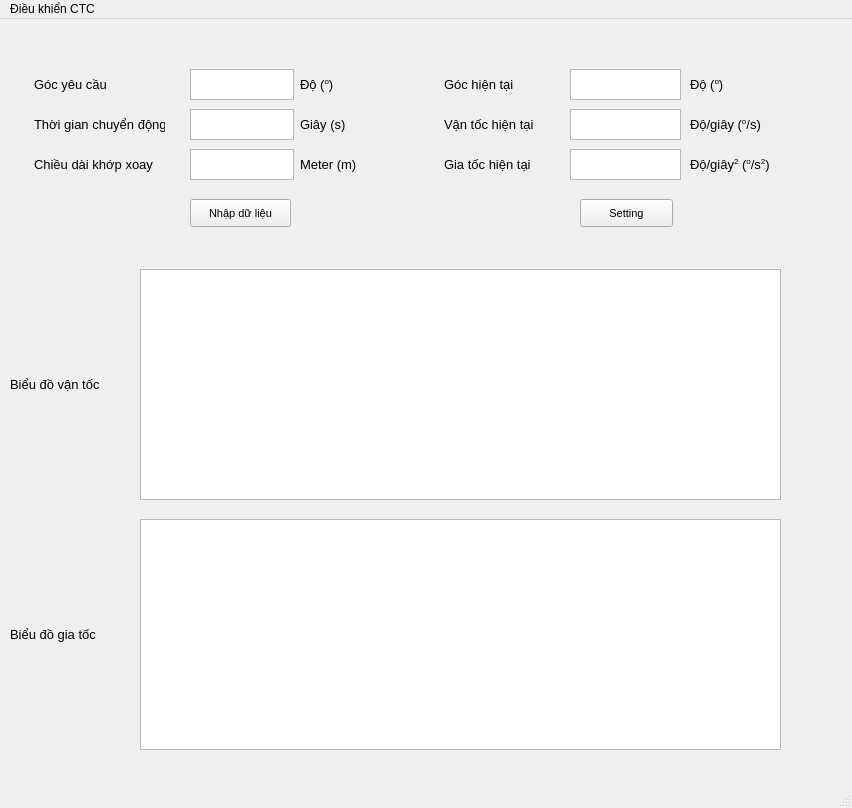
<?xml version="1.0" encoding="UTF-8"?>
<ui version="4.0">
 <class>Control</class>
 <widget class="QMainWindow" name="Control">
  <property name="geometry">
   <rect>
    <x>0</x>
    <y>0</y>
    <width>852</width>
    <height>808</height>
   </rect>
  </property>
  <property name="windowTitle">
   <string>MainWindow</string>
  </property>
  <widget class="QWidget" name="centralwidget">
   <widget class="QPushButton" name="pushButton1">
    <property name="geometry">
     <rect>
      <x>190</x>
      <y>180</y>
      <width>101</width>
      <height>28</height>
     </rect>
    </property>
    <property name="font">
     <font>
      <pointsize>8</pointsize>
      <weight>50</weight>
      <bold>false</bold>
      <strikeout>false</strikeout>
      <stylestrategy>PreferDefault</stylestrategy>
      <kerning>true</kerning>
     </font>
    </property>
    <property name="cursor">
     <cursorShape>ArrowCursor</cursorShape>
    </property>
    <property name="mouseTracking">
     <bool>false</bool>
    </property>
    <property name="tabletTracking">
     <bool>false</bool>
    </property>
    <property name="text">
     <string>Nhập dữ liệu</string>
    </property>
   </widget>
   <widget class="QTextEdit" name="textEdit">
    <property name="geometry">
     <rect>
      <x>190</x>
      <y>50</y>
      <width>104</width>
      <height>31</height>
     </rect>
    </property>
   </widget>
   <widget class="QLabel" name="label">
    <property name="geometry">
     <rect>
      <x>34</x>
      <y>50</y>
      <width>131</width>
      <height>31</height>
     </rect>
    </property>
    <property name="font">
     <font>
      <pointsize>10</pointsize>
     </font>
    </property>
    <property name="text">
     <string>Góc yêu cầu</string>
    </property>
   </widget>
   <widget class="QTextEdit" name="textEdit_2">
    <property name="geometry">
     <rect>
      <x>190</x>
      <y>90</y>
      <width>104</width>
      <height>31</height>
     </rect>
    </property>
   </widget>
   <widget class="QLabel" name="label_2">
    <property name="geometry">
     <rect>
      <x>34</x>
      <y>90</y>
      <width>131</width>
      <height>31</height>
     </rect>
    </property>
    <property name="font">
     <font>
      <pointsize>10</pointsize>
     </font>
    </property>
    <property name="text">
     <string>Thời gian chuyển động</string>
    </property>
   </widget>
   <widget class="QLabel" name="label_3">
    <property name="geometry">
     <rect>
      <x>34</x>
      <y>130</y>
      <width>171</width>
      <height>31</height>
     </rect>
    </property>
    <property name="font">
     <font>
      <pointsize>10</pointsize>
     </font>
    </property>
    <property name="text">
     <string>Chiều dài khớp xoay</string>
    </property>
   </widget>
   <widget class="QTextEdit" name="textEdit_3">
    <property name="geometry">
     <rect>
      <x>190</x>
      <y>130</y>
      <width>104</width>
      <height>31</height>
     </rect>
    </property>
   </widget>
   <widget class="QLabel" name="label_4">
    <property name="geometry">
     <rect>
      <x>300</x>
      <y>50</y>
      <width>51</width>
      <height>31</height>
     </rect>
    </property>
    <property name="font">
     <font>
      <pointsize>10</pointsize>
     </font>
    </property>
    <property name="text">
     <string>&lt;html&gt;&lt;head/&gt;&lt;body&gt;&lt;p&gt;Độ (&lt;span style=&quot; vertical-align:super;&quot;&gt;o&lt;/span&gt;)&lt;/p&gt;&lt;/body&gt;&lt;/html&gt;</string>
    </property>
   </widget>
   <widget class="QLabel" name="label_6">
    <property name="geometry">
     <rect>
      <x>300</x>
      <y>130</y>
      <width>101</width>
      <height>31</height>
     </rect>
    </property>
    <property name="font">
     <font>
      <pointsize>10</pointsize>
     </font>
    </property>
    <property name="text">
     <string>&lt;html&gt;&lt;head/&gt;&lt;body&gt;&lt;p&gt;Meter (m)&lt;/p&gt;&lt;/body&gt;&lt;/html&gt;</string>
    </property>
   </widget>
   <widget class="QLabel" name="label_7">
    <property name="geometry">
     <rect>
      <x>444</x>
      <y>130</y>
      <width>171</width>
      <height>31</height>
     </rect>
    </property>
    <property name="font">
     <font>
      <pointsize>10</pointsize>
     </font>
    </property>
    <property name="text">
     <string>Gia tốc hiện tại</string>
    </property>
   </widget>
   <widget class="QLabel" name="label_8">
    <property name="geometry">
     <rect>
      <x>444</x>
      <y>90</y>
      <width>131</width>
      <height>31</height>
     </rect>
    </property>
    <property name="font">
     <font>
      <pointsize>10</pointsize>
     </font>
    </property>
    <property name="text">
     <string>Vận tốc hiện tại</string>
    </property>
   </widget>
   <widget class="QLabel" name="label_9">
    <property name="geometry">
     <rect>
      <x>690</x>
      <y>90</y>
      <width>121</width>
      <height>31</height>
     </rect>
    </property>
    <property name="font">
     <font>
      <pointsize>10</pointsize>
     </font>
    </property>
    <property name="text">
     <string>&lt;html&gt;&lt;head/&gt;&lt;body&gt;&lt;p&gt;Độ/giây (&lt;span style=&quot; vertical-align:super;&quot;&gt;o&lt;/span&gt;/s)&lt;/p&gt;&lt;/body&gt;&lt;/html&gt;</string>
    </property>
   </widget>
   <widget class="QLabel" name="label_10">
    <property name="geometry">
     <rect>
      <x>690</x>
      <y>130</y>
      <width>131</width>
      <height>31</height>
     </rect>
    </property>
    <property name="font">
     <font>
      <pointsize>10</pointsize>
     </font>
    </property>
    <property name="text">
     <string>&lt;html&gt;&lt;head/&gt;&lt;body&gt;&lt;p&gt;Độ/giây&lt;span style=&quot; vertical-align:super;&quot;&gt;2&lt;/span&gt; (&lt;span style=&quot; vertical-align:super;&quot;&gt;o&lt;/span&gt;/s&lt;span style=&quot; vertical-align:super;&quot;&gt;2&lt;/span&gt;)&lt;/p&gt;&lt;/body&gt;&lt;/html&gt;</string>
    </property>
   </widget>
   <widget class="QLabel" name="label_11">
    <property name="geometry">
     <rect>
      <x>444</x>
      <y>50</y>
      <width>131</width>
      <height>31</height>
     </rect>
    </property>
    <property name="font">
     <font>
      <pointsize>10</pointsize>
     </font>
    </property>
    <property name="text">
     <string>Góc hiện tại</string>
    </property>
   </widget>
   <widget class="PlotWidget" name="Bang1">
    <property name="geometry">
     <rect>
      <x>140</x>
      <y>250</y>
      <width>641</width>
      <height>231</height>
     </rect>
    </property>
   </widget>
   <widget class="QLabel" name="label_13">
    <property name="geometry">
     <rect>
      <x>10</x>
      <y>350</y>
      <width>151</width>
      <height>31</height>
     </rect>
    </property>
    <property name="font">
     <font>
      <pointsize>10</pointsize>
     </font>
    </property>
    <property name="layoutDirection">
     <enum>Qt::LeftToRight</enum>
    </property>
    <property name="text">
     <string>Biểu đồ vận tốc</string>
    </property>
   </widget>
   <widget class="PlotWidget" name="Bang2">
    <property name="geometry">
     <rect>
      <x>140</x>
      <y>500</y>
      <width>641</width>
      <height>231</height>
     </rect>
    </property>
   </widget>
   <widget class="QLabel" name="label_14">
    <property name="geometry">
     <rect>
      <x>10</x>
      <y>600</y>
      <width>151</width>
      <height>31</height>
     </rect>
    </property>
    <property name="font">
     <font>
      <pointsize>10</pointsize>
     </font>
    </property>
    <property name="layoutDirection">
     <enum>Qt::LeftToRight</enum>
    </property>
    <property name="text">
     <string>Biểu đồ gia tốc</string>
    </property>
   </widget>
   <widget class="QTextBrowser" name="textBrowser_2">
    <property name="geometry">
     <rect>
      <x>570</x>
      <y>50</y>
      <width>111</width>
      <height>31</height>
     </rect>
    </property>
   </widget>
   <widget class="QTextBrowser" name="textBrowser_3">
    <property name="geometry">
     <rect>
      <x>570</x>
      <y>130</y>
      <width>111</width>
      <height>31</height>
     </rect>
    </property>
   </widget>
   <widget class="QTextBrowser" name="textBrowser_4">
    <property name="geometry">
     <rect>
      <x>570</x>
      <y>90</y>
      <width>111</width>
      <height>31</height>
     </rect>
    </property>
   </widget>
   <widget class="QLabel" name="label_12">
    <property name="geometry">
     <rect>
      <x>690</x>
      <y>50</y>
      <width>51</width>
      <height>31</height>
     </rect>
    </property>
    <property name="font">
     <font>
      <pointsize>10</pointsize>
     </font>
    </property>
    <property name="text">
     <string>&lt;html&gt;&lt;head/&gt;&lt;body&gt;&lt;p&gt;Độ (&lt;span style=&quot; vertical-align:super;&quot;&gt;o&lt;/span&gt;)&lt;/p&gt;&lt;/body&gt;&lt;/html&gt;</string>
    </property>
   </widget>
   <widget class="QLabel" name="label_5">
    <property name="geometry">
     <rect>
      <x>300</x>
      <y>90</y>
      <width>61</width>
      <height>31</height>
     </rect>
    </property>
    <property name="font">
     <font>
      <pointsize>10</pointsize>
     </font>
    </property>
    <property name="text">
     <string>&lt;html&gt;&lt;head/&gt;&lt;body&gt;&lt;p&gt;Giây (s)&lt;/p&gt;&lt;/body&gt;&lt;/html&gt;</string>
    </property>
   </widget>
   <widget class="QPushButton" name="settingbutton">
    <property name="geometry">
     <rect>
      <x>580</x>
      <y>180</y>
      <width>93</width>
      <height>28</height>
     </rect>
    </property>
    <property name="font">
     <font>
      <pointsize>8</pointsize>
     </font>
    </property>
    <property name="text">
     <string>Setting</string>
    </property>
   </widget>
  </widget>
  <widget class="QStatusBar" name="statusbar"/>
  <widget class="QMenuBar" name="menubar">
   <property name="geometry">
    <rect>
     <x>0</x>
     <y>0</y>
     <width>852</width>
     <height>26</height>
    </rect>
   </property>
   <widget class="QMenu" name="menu_i_u_khi_n_CTC">
    <property name="title">
     <string>Điều khiển CTC</string>
    </property>
   </widget>
   <addaction name="menu_i_u_khi_n_CTC"/>
  </widget>
 </widget>
 <customwidgets>
  <customwidget>
   <class>PlotWidget</class>
   <extends>QGraphicsView</extends>
   <header location="global">pyqtgraph</header>
  </customwidget>
 </customwidgets>
 <resources/>
 <connections/>
</ui>
